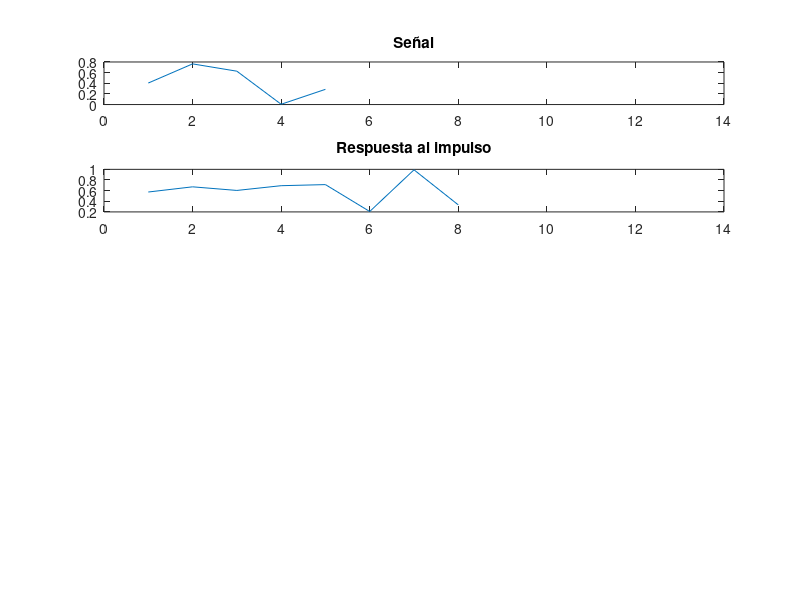

MATLAB code to generate this figure: (Note: this script raises an error after producing the figure.)
clear all; clc;
size_x = 5;
size_h = 8;
size_y = size_x+size_h-1;
t = 1:size_y;

x = rand(1,size_x)
%h = zeros(1,size_h); h(1)=1;
h = rand(1,size_h)

subplot(5,1,1)
plot(t(1:size_x),x)
axis([0 size_y+2])
title('Señal')

subplot(5,1,2)
plot(t(1:size_h),h)
axis([0 size_y+2])
title('Respuesta al impulso')

y_convlineal = convolucion_lineal(x,h)

subplot(5,1,3)
plot(t,y_convlineal)
axis([0 size_y+2])
title('Mi convolucion')

y_conv = conv(x,h)

subplot(5,1,4)
plot(t,y_conv)
axis([0 size_y+2])
title('Convolucion Octave')


% FILTRO %
ceros = zeros(1,size_y);
x_filtro = [ x ceros((size_x+1):size_y) ];
y_filtro = filter(h,1,x_filtro)

subplot(5,1,5)
plot(t,y_filtro)
axis([0 size_y+2])
title('Filtro')

% El filtro genera la ecuación en diferencias descripta en el tp, por lo que
% la salida está limitada a los primeros n valores, así que logra imitar
% la convolución hasta n.



